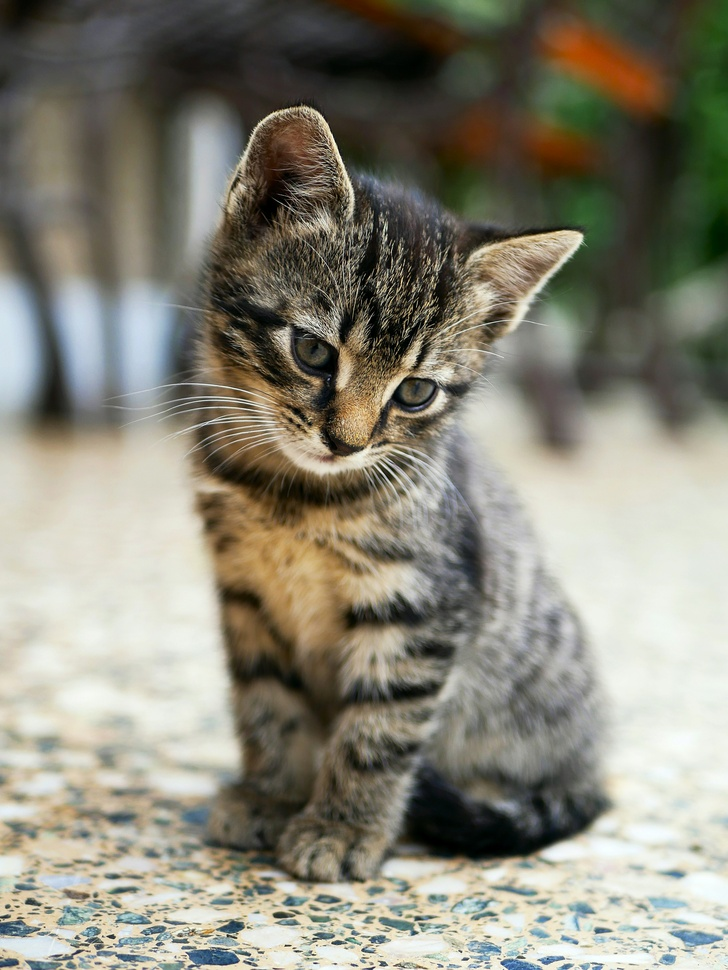
#> input picture pencil sketch/dog.jpg, 728 x 970 px, shrunk from 2853 x 3803 before the run
$ python pencil_sketch.py -i dog.jpg -o sketch.png
#> lines starting #> are read from the running program, lines starting #| are printed output that depends on the picture


"""
pencil_sketch.py
Convert an input image into a pencil sketch using OpenCV.
Usage examples:
  python pencil_sketch.py -i dog.jpg -o sketch.png
  python pencil_sketch.py -i dog.jpg         # shows windows (desktop)
"""

import cv2
import argparse
import os
import sys

def pencil_sketch(input_path: str, output_path: str | None = None,
                  ksize=(21, 21), scale: float = 256.0):
    # read image
#> called with input_path = 'dog.jpg', output_path = 'sketch.png', ksize = (21, 21), scale = 256
    img = cv2.imread(input_path)
#> img is the input picture: shape (970, 728, 3); mean B, G, R 119.7, 133.6, 136
    if img is None:
        raise FileNotFoundError(f"Could not read image: {input_path}")

    # convert to grayscale
    gray = cv2.cvtColor(img, cv2.COLOR_BGR2GRAY)
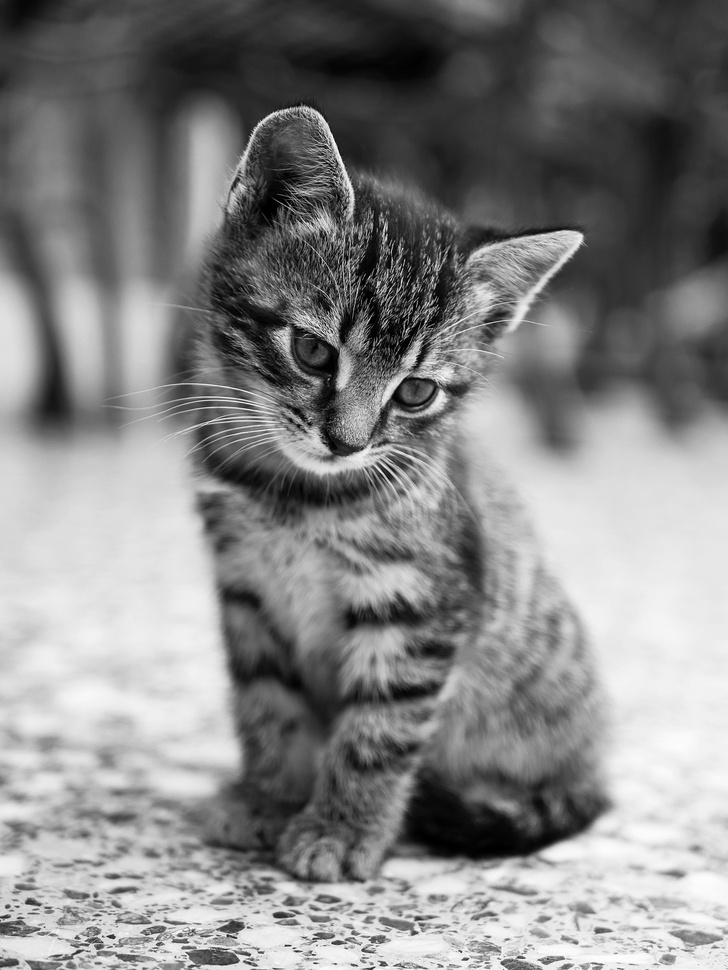
#> gray: shape (970, 728); min 0, max 254, mean 132.7

    # invert grayscale image
    inverted = 255 - gray
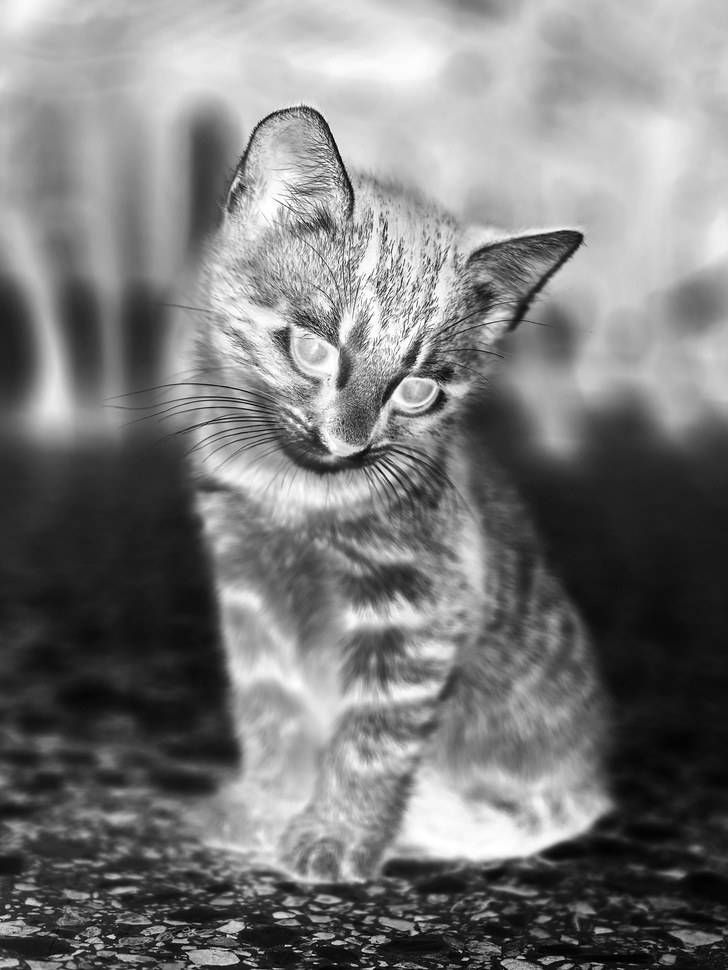
#> inverted: shape (970, 728); min 1, max 255, mean 122.3

    # blur the inverted image (Gaussian)
    blurred = cv2.GaussianBlur(inverted, ksize, 0)
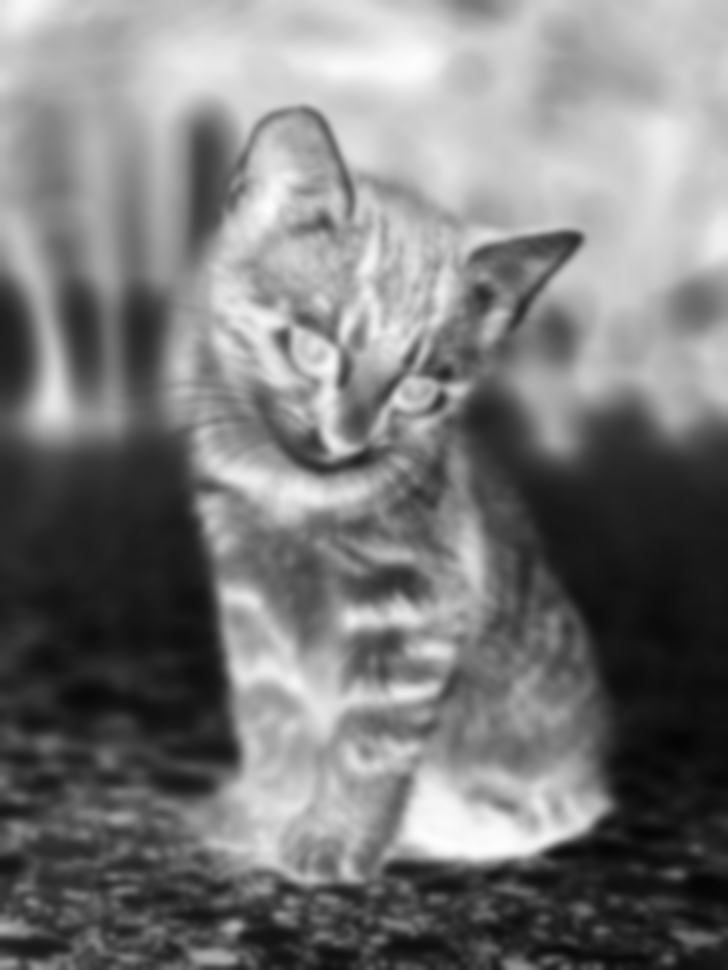
#> blurred: shape (970, 728); min 4, max 253, mean 122.3

    # invert the blurred image
    inverted_blur = 255 - blurred
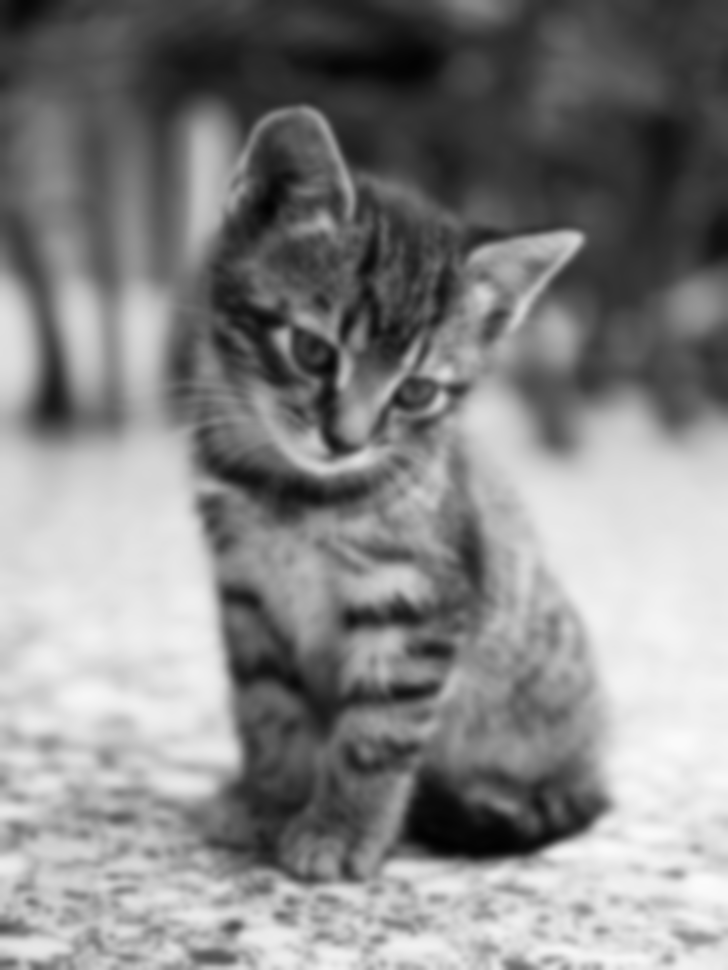
#> inverted_blur: shape (970, 728); min 2, max 251, mean 132.7

    # create pencil sketch by dividing the gray image by the inverted blurred image
    sketch = cv2.divide(gray, inverted_blur, scale=scale)
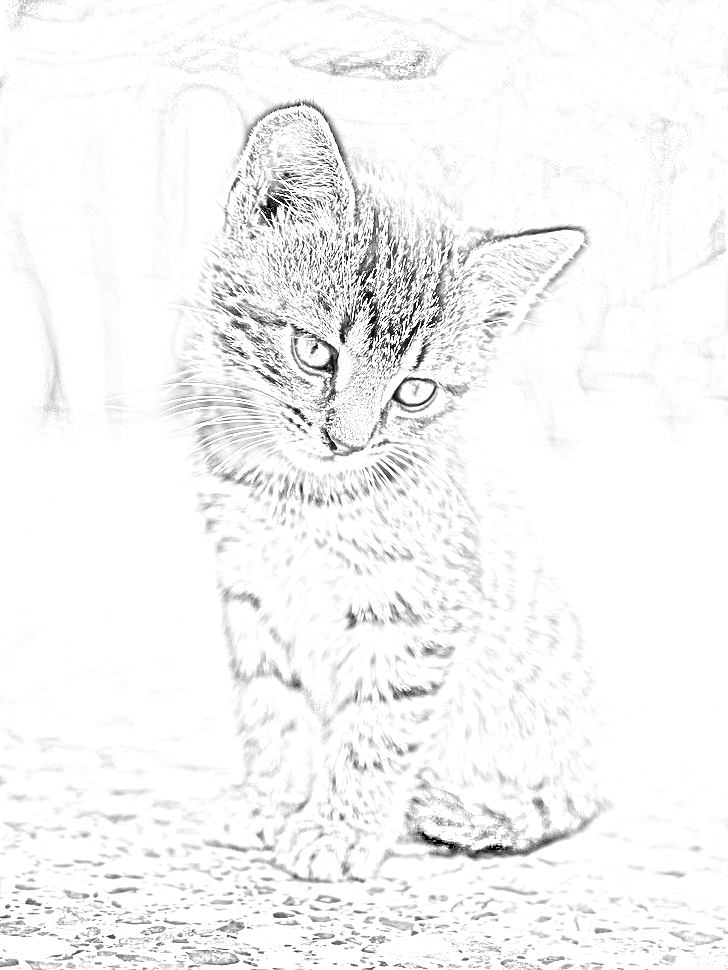
#> sketch: shape (970, 728); min 0, max 255, mean 244.7

    # either save to disk, or show windows (desktop)
    if output_path:
        success = cv2.imwrite(output_path, sketch)
        if not success:
            raise IOError(f"Could not write output image to: {output_path}")
        print(f"Saved sketch to: {output_path}")
    else:
        cv2.imshow("Original", img)
        cv2.imshow("Pencil Sketch", sketch)
        cv2.waitKey(0)
        cv2.destroyAllWindows()

    return sketch

def parse_args():
    p = argparse.ArgumentParser(description="Convert image to pencil sketch (OpenCV)")
    p.add_argument("-i", "--input", required=True, help="Input image path")
    p.add_argument("-o", "--output", default=None,
                   help="Output path (if omitted, image windows will be shown instead)")
    p.add_argument("-k", "--ksize", nargs=2, type=int, metavar=('W','H'),
                   default=[21,21],
                   help="Gaussian blur kernel size (two odd ints, default 21 21)")
    p.add_argument("-s", "--scale", type=float, default=256.0,
                   help="Scale parameter for cv2.divide (default 256.0)")
    return p.parse_args()

if __name__ == "__main__":
    args = parse_args()
    # ensure odd kernel sizes (recommended)
    kx, ky = args.ksize
    if kx % 2 == 0 or ky % 2 == 0:
        print("Warning: kernel sizes should be odd numbers. Incrementing by 1 where needed.")
        kx += kx % 2 == 0
        ky += ky % 2 == 0

    try:
        pencil_sketch(args.input, args.output, ksize=(kx, ky), scale=args.scale)
    except Exception as e:
        print("ERROR:", e)
        sys.exit(1)
